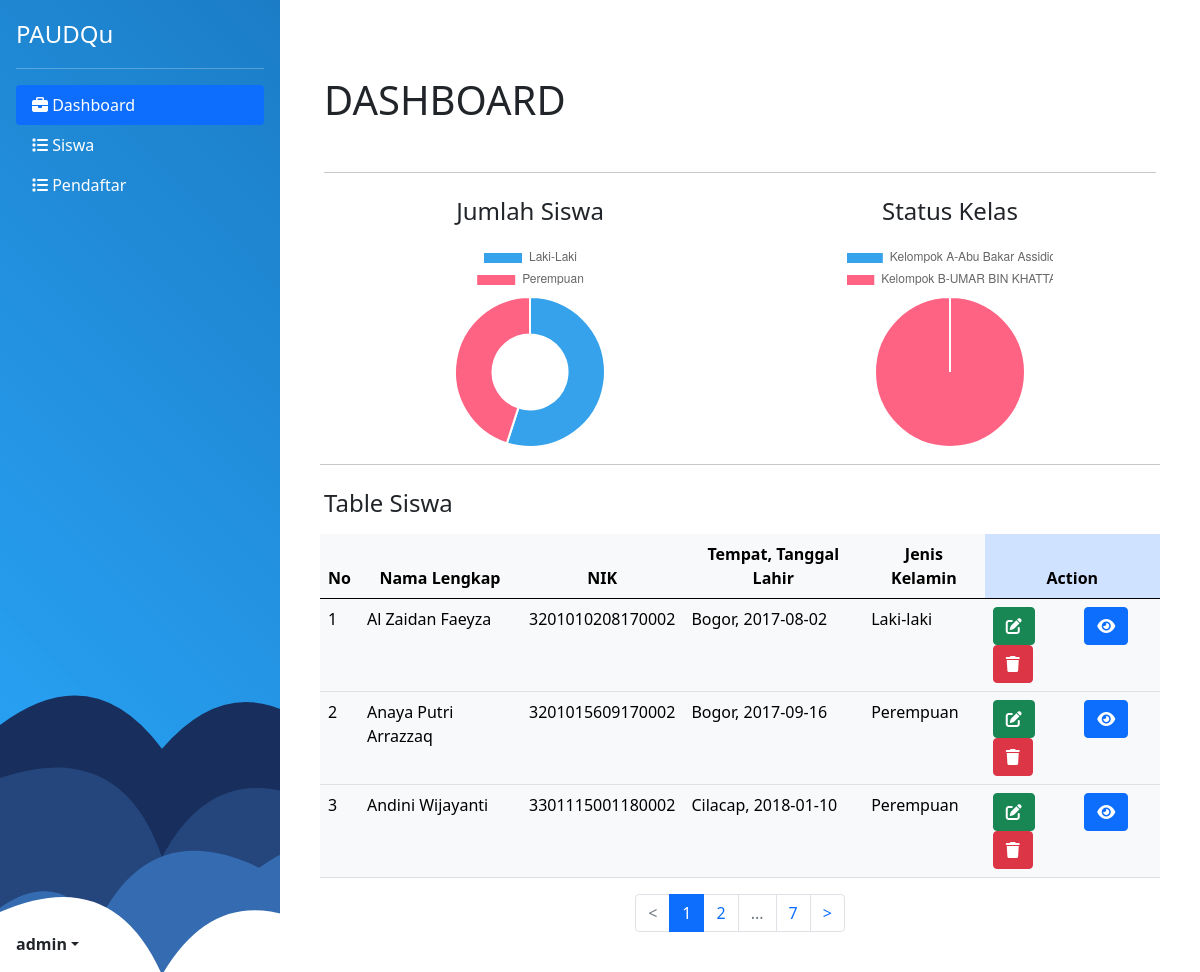
The page /dashboard.php (signed in) on the database as committed earlier.
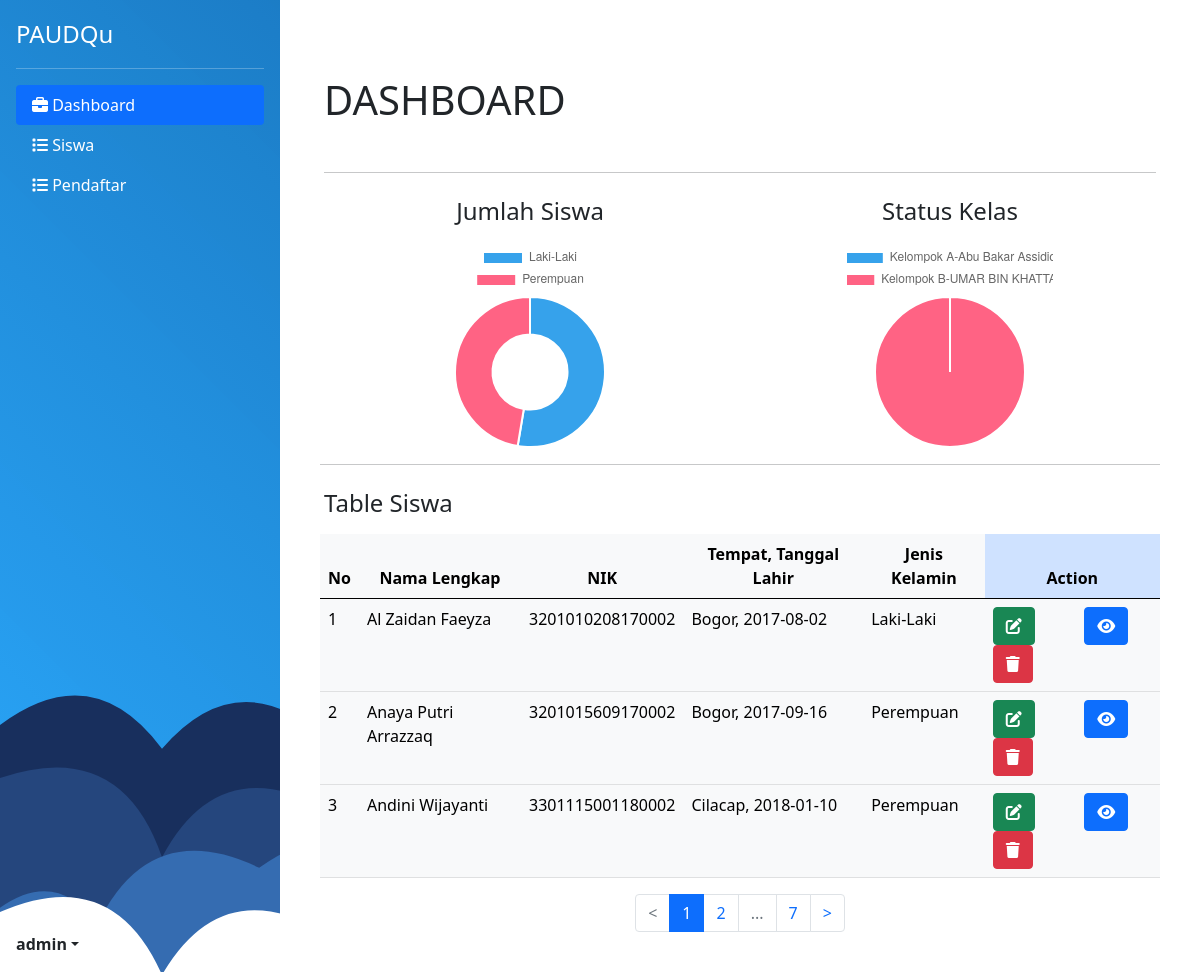
The same page on the database as committed later.
### tables this page shows
CREATE TABLE `siswa` (
  `id` int(11) NOT NULL,
  `Nama_Lengkap` varchar(255) NOT NULL,
  `NIK` varchar(20) DEFAULT NULL,
  `Tempat_Lahir` varchar(100) DEFAULT NULL,
  `Tanggal_Lahir` date DEFAULT NULL,
  `Jenis_Kelamin` varchar(10) DEFAULT NULL,
  `Agama` varchar(20) DEFAULT NULL,
  `Anak_ke` int(11) DEFAULT NULL,
  `Alamat_Peserta_Didik` varchar(255) DEFAULT NULL,
  `Ayah` varchar(100) DEFAULT NULL,
  `Ibu` varchar(100) DEFAULT NULL,
  `Alamat_Orang_Tua` varchar(255) DEFAULT NULL,
  `Pekerjaan_Ayah` varchar(50) DEFAULT NULL,
  `Pekerjaan_Ibu` varchar(50) DEFAULT NULL,
  `NIS` varchar(20) DEFAULT NULL,
  `NISN` varchar(20) DEFAULT NULL,
  `Tingkat_Rombel` varchar(50) DEFAULT NULL
);

### dashboard.php (the view, shortened to what the changed rows need)
<?php
include "controller/connection.php";
$query = "SELECT * FROM pendaftar";
?>
<!DOCTYPE html>
<html lang="en">
<head>
    <link rel="stylesheet" href="css/style.css">
    <link href="https://cdn.jsdelivr.net/npm/bootstrap@5.0.2/dist/css/bootstrap.min.css" rel="stylesheet">
</head>
<body>
    <main class="flex-shrink-0">
        <div class="container mt-4 bg-white p-4 rounded">
            <h1 class="mt-2 mb-5">DASHBOARD</h1>
            <div class="row justify-content-center align-items-center g-2 mt-2">
                <div class="col">
                    <div class="w-50 mx-auto mt-3">
                        <canvas id="cjs" class="text-center"></canvas>
                    </div>
                </div>
            </div>
            <div class="row justify-content-center align-items-center g-2 mt-2">
                <table class="table table-light table-hover mt-2">
                    <thead class="thead-dark text-center">
                        <tr>
                            <th scope="col">No</th>
                            <th scope="col">Nama Lengkap</th>
                            <th scope="col">NIK</th>
                            <th scope="col">Tempat, Tanggal Lahir</th>
                            <th scope="col">Jenis Kelamin</th>
                            <th scope="col" class="table-primary">Action</th>
                        </tr>
                    </thead>
                    <tbody>
                        <?php
                        $limit = 3;
                        $page = isset($_GET['page']) ? (int)$_GET['page'] : 1;
                        $offset = ($page - 1) * $limit;
                        if (isset($_GET['search']) && !empty($_GET['search'])) {
                            $search = mysqli_real_escape_string($conn, $_GET['search']);
                            $sql_fetch = "SELECT * FROM siswa WHERE Nama_Lengkap LIKE '%$search%' OR NIK = '$search' AND LIMIT $limit OFFSET $offset";
                            $query = mysqli_query($conn, $sql_fetch);
                        } else {
                            $sql_fetch = "SELECT * FROM siswa LIMIT $limit OFFSET $offset";
                            $query = mysqli_query($conn, $sql_fetch);
                        }
                        $number = $offset + 1;
                        if (mysqli_num_rows($query) === 0) {
                            echo '<h1 class="text-center mt-5 mb-5">Tidak ada Data</h1>';
                        } else {
                            while ($row = mysqli_fetch_array($query)) {
                        ?>
                                <tr>
                                    <td><?php echo $number++ ?></td>
                                    <td><?php echo $row['Nama_Lengkap'] ?></td>
                                    <td><?php echo $row['NIK']; ?></td>
                                    <td><?php echo $row['Tempat_Lahir'] . ', ' . $row['Tanggal_Lahir']; ?></td>
                                    <td><?php echo $row['Jenis_Kelamin']; ?></td>
                                    <td>
                                        <div class="row">
                                            <div class="col">
                                                <a class="btn btn-success" href="edit.php?id=<?php echo $row['id']; ?>"><i class="fas fa-solid fa-edit ?>"></i></a>
                                            </div>
                                            <div class="col">
                                                <a class="btn btn-primary" href="detail.php?id=<?php echo $row['id']; ?>"><i class="fas fa-solid fa-eye ?>"></i></a>
                                            </div>
                                            <div class="col">
                                                <button class="btn btn-danger" onclick="deleteData(<?php echo $row['id']; ?>, '<?php echo $table; ?>')"><i class="fa-solid fa-trash"></i></button>
                                            </div>
                                        </div>
                                    </td>
                                </tr>
                        <?php
                            }
                        }
                        ?>
                    </tbody>
                </table>
            </div>
        </div>
    </main>
    <?php
    $query = "SELECT * FROM siswa WHERE Jenis_Kelamin = 'Laki-Laki'";
    $siswaLK = mysqli_num_rows($siswa = mysqli_query($conn, $query));
    $query = "SELECT * FROM siswa WHERE Jenis_Kelamin = 'Perempuan'";
    $siswaPR = mysqli_num_rows($siswa = mysqli_query($conn, $query));
    $query = "SELECT * FROM siswa WHERE Tingkat_Rombel = 'Kelompok A-ABU BAKAR ASSIDDIQ'";
    $kelasA = mysqli_num_rows($siswa = mysqli_query($conn, $query));
    $query = "SELECT * FROM siswa WHERE Tingkat_Rombel = 'Kelompok B-UMAR BIN KHATTAB'";
    $kelasB = mysqli_num_rows($siswa = mysqli_query($conn, $query));
    ?>
    <script>
        let dataSiswa = {
            datasets: [{
                label: "Jumlah",
                data: [<?php echo $siswaLK . ', ' . $siswaPR ?>],
                backgroundColor: [
                    'rgb(54, 162, 235)',
                    'rgb(255, 99, 132)'
                ],
                hoverOffset: 5
            }],
            labels: ['Laki-Laki', 'Perempuan']
        };
        let cjs = document.getElementById("cjs");
        cjs = new Chart(cjs, {
            type: 'doughnut',
            data: dataSiswa,
            options: {
                title: {
                    display: true,
                    text: "Jumlah Siswa"
                }
            }
        });
        let dataKelas = {
            datasets: [{
                label: "Jumlah Siswa",
                data: [<?php echo $kelasA . ', ' . $kelasB ?>],
                backgroundColor: [
                    'rgb(54, 162, 235)',
                    'rgb(255, 99, 132)'
                ],
                hoverOffset: 5
            }],
            labels: ['Kelompok A-Abu Bakar Assidiq', 'Kelompok B-UMAR BIN KHATTAB']
        };
        let csk = document.getElementById("csk");
        csk = new Chart(csk, {
            type: 'pie',
            data: dataKelas,
            options: {
                title: {
                    display: true,
                    text: "Jumlah Siswa"
                }
            }
        });
    </script>
</body>
</html>

Rows that differ between the two databases and show on the page:
changed siswa "Al Zaidan Faeyza": Jenis_Kelamin "Laki-laki" → "Laki-Laki"
Other text that changed with them:
chart data {{ $siswaLK }}: 11 → 10
